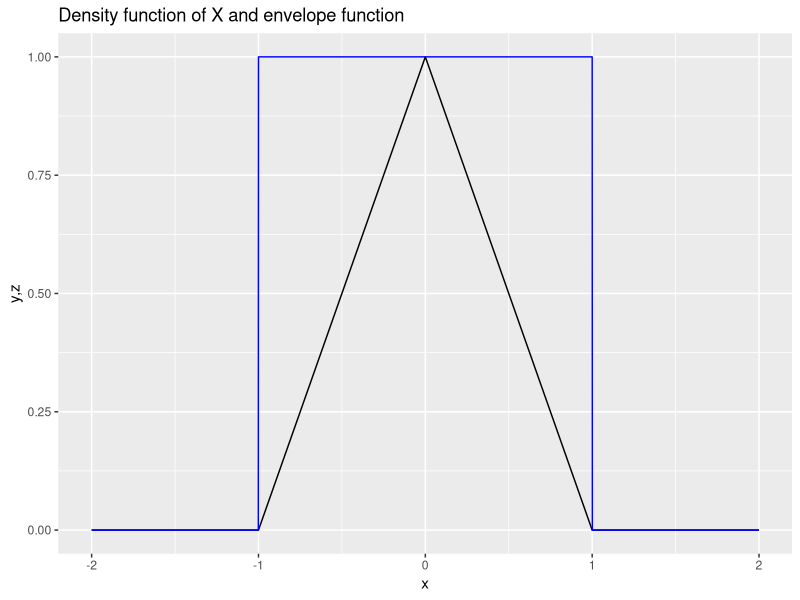
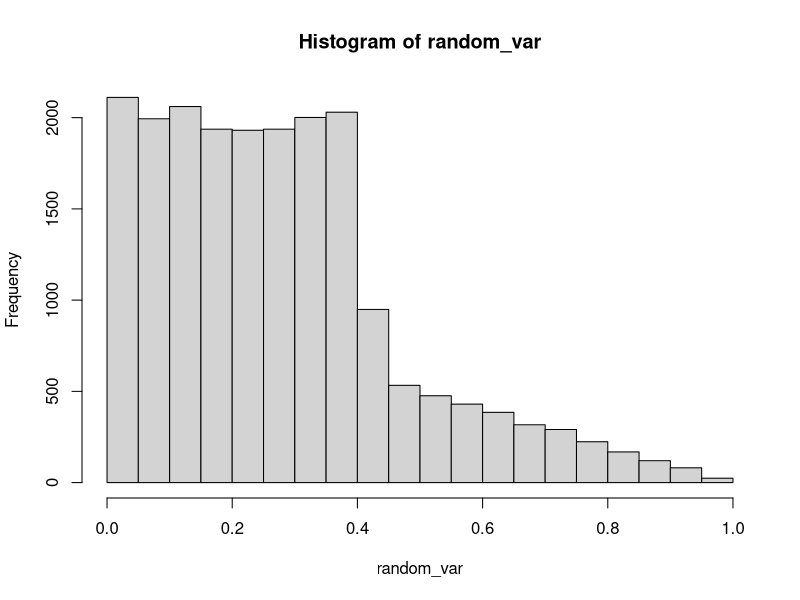
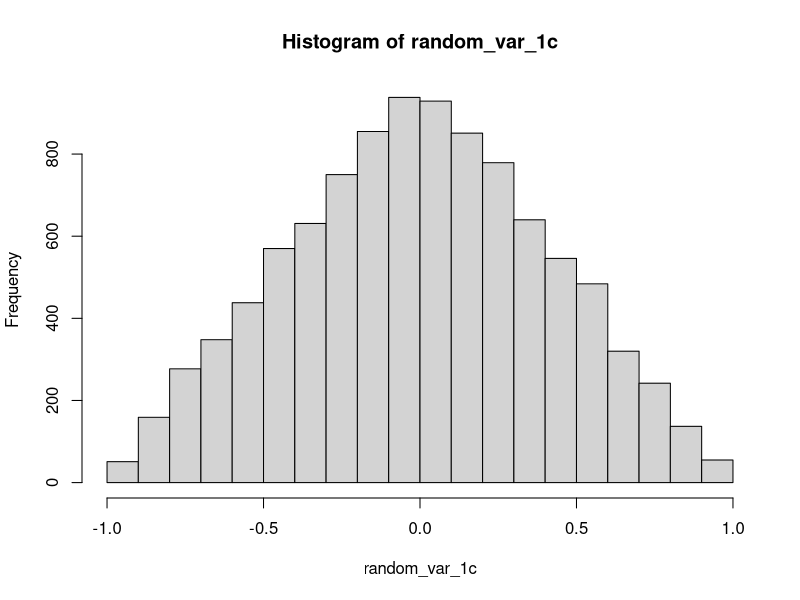

Here is the R script that generated these plots, in order:
########################## INIT CODE ###########################################
rm(list = ls())

########################## [ 1 a ] #############################################
# Since we need to find a envelope function for the density function, so we need
# to plot the density function first. let $ x \in [-3, 3] $, and we know it's  
# triangle sharped function. We also can plot it using the code below.

x <- seq(-2, 2, by = 0.001)
y <- rep(0, length(x))
z <- rep(0, length(x))

x1_index <- which(x > 1 | x < -1)
x2_index <- which(x >= -1 & x <= 0)
x3_index <- which(x > 0 & x <= 1)

y[x1_index] <- 0
y[x2_index] <- x[x2_index] + 1
y[x3_index] <- 1 - x[x3_index]

z0_index <- which(x > 1 | x < -1)
z1_index <- which(x >= -1 & x <= 1)

z[z1_index] <- 1
z[-z1_index] <- 0

data <- data.frame(x, y, z)

# After we get the plot, we can see that the density function is a triangle
# we will use an envelope function to cover the density function, and we can
# use function $ g(x) = 1 $ to cover the density function in the [-1,1] range. 

graph <- ggplot2::ggplot(data) +
  ggplot2::geom_line(mapping=ggplot2::aes(x=x,y=y)) + 
  ggplot2::geom_line(mapping=ggplot2::aes(x=x,y=z),color="blue") + 
  ggplot2::ggtitle("Density function of X and envelope function") +
  ggplot2::xlab("x") +
  ggplot2::ylab("y,z")


graph

# Now we will write a code for the rejection sampling algorithm. 


########################## [ 1 b ] #############################################
# To generate a random variable from the density function using Inverse CDF,
# we will need to calculate the CDF function first.

# CDF function

# in range (-inf,-1) we get CDF = 0
# in range (-1,0) we get CDF = \frac{x^2}{2} + x
# in range (0,1)  we get CDF = x - \frac{x^2}{2}
# in range (1,+inf)  we get CDF = 1

# we have F^{-1} in (-1,0) range is x = -1 + sqrt(1+2y)
# we have F^{-1} in ( 0,1) range is x =  1 - sqrt(1-2y)

# so we can write a function to generate a random variable from it
# For x2, sqrt will generate some error because of the negative value

u <- runif(10000)
x1 <- -1 + sqrt(1 + u)
x2 <- 1 - sqrt(1-u)

random_var <- c(x1,x2)
hist(random_var)

# So the random variable is generated from the density function is random_var.
########################## [ 1 c ] #############################################

u1_1c <- runif(10000)
u2_1c <- runif(10000)

random_var_1c <- u1_1c - u2_1c
hist(random_var_1c)

########################## [ 1 d ] #############################################
# Since we already plot the data, we will generate the variable of 1a to 1c

random_var_1c_var <- var(random_var_1c)
